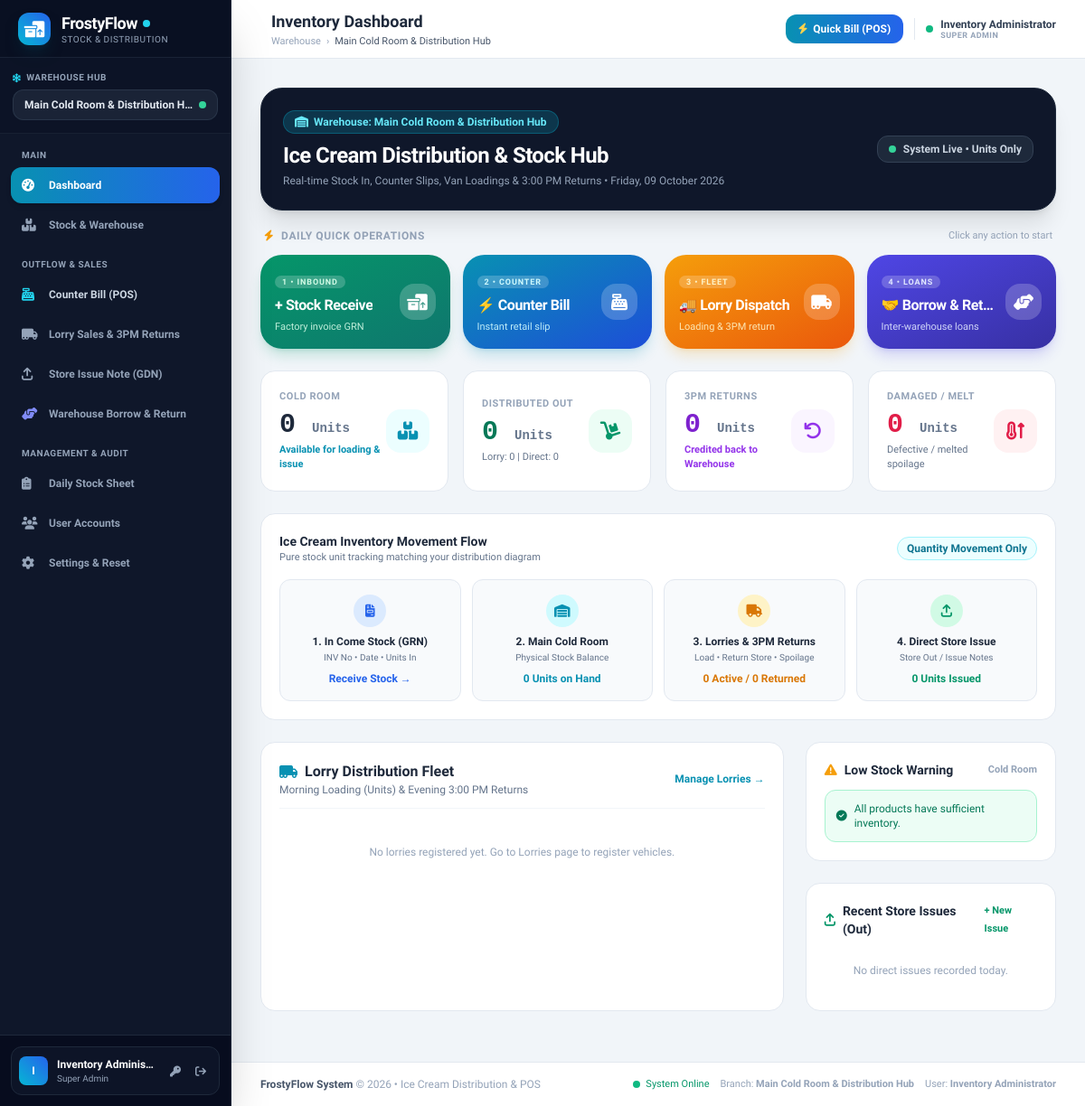
The page /dashboard.php (signed in) on the database as committed earlier.
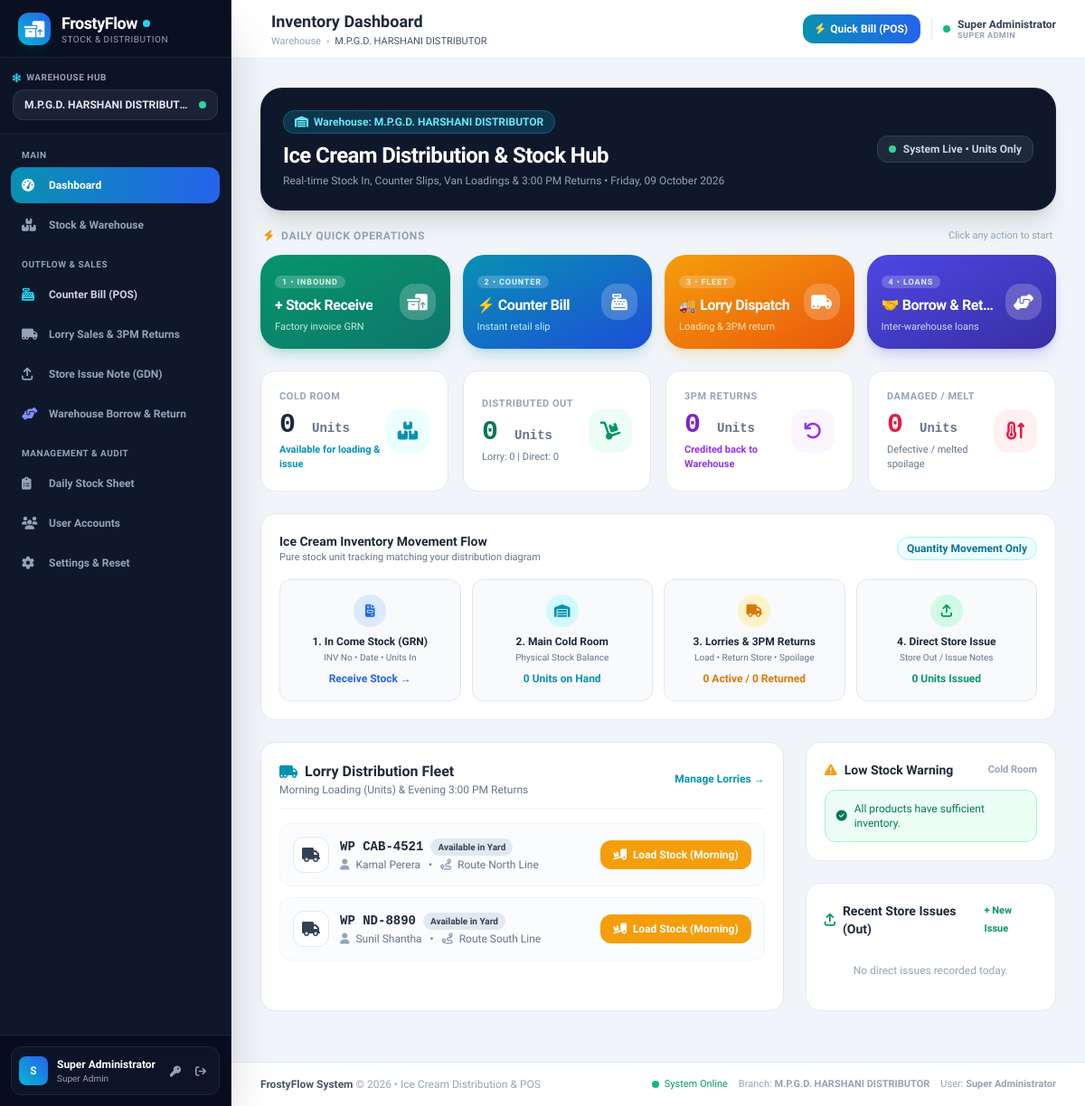
The same page on the database as committed later.
### tables this page shows
CREATE TABLE IF NOT EXISTS `branches` (
    `id` INT AUTO_INCREMENT PRIMARY KEY,
    `name` VARCHAR(100) NOT NULL,
    `code` VARCHAR(20) NOT NULL UNIQUE,
    `address` VARCHAR(255) NULL,
    `phone` VARCHAR(50) NULL,
    `created_at` TIMESTAMP DEFAULT CURRENT_TIMESTAMP
);

CREATE TABLE IF NOT EXISTS `lorries` (
    `id` INT AUTO_INCREMENT PRIMARY KEY,
    `branch_id` INT NOT NULL,
    `plate_no` VARCHAR(50) NOT NULL UNIQUE,
    `driver_name` VARCHAR(100) NOT NULL,
    `contact_no` VARCHAR(50) NULL,
    `route_name` VARCHAR(100) NULL,
    `status` ENUM('available', 'on_route', 'maintenance') DEFAULT 'available',
    `created_at` TIMESTAMP DEFAULT CURRENT_TIMESTAMP
);

### config/auth.php (called while the page is built, shortened)
<?php
function isLoggedIn() {
    return isset($_SESSION['user_id']) && !empty($_SESSION['user_id']);
}
function currentUser() {
    return [
        'id' => $_SESSION['user_id'],
        'name' => $_SESSION['user_name'] ?? 'User',
        'username' => $_SESSION['user_username'] ?? '',
        'role' => $_SESSION['user_role'] ?? 'cashier',
        'branch_id' => $_SESSION['active_branch_id'] ?? ($_SESSION['user_branch_id'] ?? 1),
        'assigned_branch_id' => $_SESSION['user_branch_id'] ?? 1,
        'branch_name' => $_SESSION['active_branch_name'] ?? 'Colombo Branch'
    ];
}
function hasRole($roles) {
    $currentRole = $_SESSION['user_role'] ?? '';
    return in_array($currentRole, $roles);
}

### dashboard.php (the view, shortened to what the changed rows need)
<?php
$pageTitle = "Inventory Dashboard";
require_once __DIR__ . '/config/auth.php';
$user = currentUser();
$branchId = $user['branch_id'];
$today = date('Y-m-d');
$stmt = $pdo->prepare("SELECT l.*,
    (SELECT ld.status FROM lorry_dispatches ld WHERE ld.lorry_id = l.id AND ld.dispatch_date = ? ORDER BY ld.id DESC LIMIT 1) as today_status,
    (SELECT ld.id FROM lorry_dispatches ld WHERE ld.lorry_id = l.id AND ld.dispatch_date = ? ORDER BY ld.id DESC LIMIT 1) as active_dispatch_id,
    (SELECT ld.total_loaded_qty FROM lorry_dispatches ld WHERE ld.lorry_id = l.id AND ld.dispatch_date = ? ORDER BY ld.id DESC LIMIT 1) as today_loaded
    FROM lorries l WHERE l.branch_id = ? ORDER BY l.id ASC");
$stmt->execute([$today, $today, $today, $branchId]);
$branchLorries = $stmt->fetchAll();
require_once __DIR__ . '/includes/header.php';
?>
<div class="mb-5 bg-gradient-to-r from-slate-900 via-slate-850 to-slate-900 border border-slate-800 rounded-3xl p-5 sm:p-6 text-white shadow-xl relative overflow-hidden">
    <div class="flex flex-col sm:flex-row sm:items-center sm:justify-between gap-3 relative z-10">
        <div>
            <div class="inline-flex items-center gap-1.5 px-3 py-1 rounded-full bg-cyan-500/20 text-cyan-300 border border-cyan-500/30 text-xs font-semibold mb-2">
                <i class="fa-solid fa-warehouse"></i> Warehouse: <?= htmlspecialchars($user['branch_name']) ?>
            </div>
            <h1 class="text-xl sm:text-2xl font-black tracking-tight text-white">Ice Cream Distribution & Stock Hub</h1>
            <p class="text-slate-400 text-xs mt-1">Real-time Stock In, Counter Slips, Van Loadings & 3:00 PM Returns &bull; <?= date('l, d F Y') ?></p>
        </div>
    </div>
</div>
<div class="mb-6">
    <div class="flex items-center justify-between mb-3 px-1">
        <h2 class="text-xs font-black uppercase tracking-wider text-slate-400 flex items-center">
            <i class="fa-solid fa-bolt text-amber-500 mr-2"></i> Daily Quick Operations
        </h2>
    </div>
</div>
<div class="grid grid-cols-1 lg:grid-cols-3 gap-6 mb-6">
    <div class="lg:col-span-2 bg-white rounded-2xl p-5 border border-slate-200 shadow-xs">
        <div class="space-y-3">
            <?php if (empty($branchLorries)): ?>
                <div class="text-center py-6 text-slate-400 text-xs">No lorries registered yet. Go to Lorries page to register vehicles.</div>
            <?php else: ?>
                <?php foreach ($branchLorries as $lorry): ?>
                    <div class="flex flex-col sm:flex-row sm:items-center justify-between p-3.5 rounded-xl border border-slate-100 hover:border-slate-300 hover:shadow-xs transition-all bg-slate-50/50 gap-3">
                        <div class="flex items-center space-x-3">
                            <div class="w-10 h-10 rounded-xl bg-white border border-slate-200 flex items-center justify-center text-slate-700 shadow-xs">
                                <i class="fa-solid fa-truck text-base"></i>
                            </div>
                            <div>
                                <div class="flex items-center gap-2">
                                    <span class="font-extrabold text-sm text-slate-800 font-mono"><?= htmlspecialchars($lorry['plate_no']) ?></span>
                                    <?php if ($lorry['today_status'] === 'dispatched'): ?>
                                        <span class="px-2 py-0.5 text-[10px] font-bold rounded-full bg-amber-100 text-amber-800 border border-amber-200 flex items-center">
                                            <span class="w-1.5 h-1.5 rounded-full bg-amber-500 mr-1 animate-pulse"></span> On Route (<?= $lorry['today_loaded'] ?> Units)
                                        </span>
                                    <?php elseif ($lorry['today_status'] === 'settled'): ?>
                                        <span class="px-2 py-0.5 text-[10px] font-bold rounded-full bg-emerald-100 text-emerald-800 border border-emerald-200">
                                            <i class="fa-solid fa-check mr-1"></i> Returned & Settled
                                        </span>
                                    <?php else: ?>
                                        <span class="px-2 py-0.5 text-[10px] font-bold rounded-full bg-slate-200 text-slate-700">
                                            Available in Yard
                                        </span>
                                    <?php endif; ?>
                                </div>
                                <div class="text-xs text-slate-500 mt-0.5">
                                    <span><i class="fa-solid fa-user text-slate-400 mr-1"></i> <?= htmlspecialchars($lorry['driver_name']) ?></span>
                                    <span class="mx-1.5">&bull;</span>
                                    <span><i class="fa-solid fa-route text-slate-400 mr-1"></i> <?= htmlspecialchars($lorry['route_name'] ?: 'Distribution Route') ?></span>
                                </div>
                            </div>
                        </div>
                        <div class="flex items-center gap-2 sm:self-center">
                            <?php if ($lorry['today_status'] === 'dispatched'): ?>
                                <a href="lorry.php?action=settle&dispatch_id=<?= $lorry['active_dispatch_id'] ?>" class="px-3.5 py-2 bg-rose-600 hover:bg-rose-700 text-white rounded-xl text-xs font-bold shadow-xs">
                                    <i class="fa-solid fa-clock-rotate-left mr-1"></i> 3:00 PM Returns
                                </a>
                            <?php elseif ($lorry['today_status'] === 'settled'): ?>
                                <a href="lorry.php?view_dispatch=<?= $lorry['active_dispatch_id'] ?>" class="px-3 py-1.5 bg-slate-200 hover:bg-slate-300 text-slate-700 rounded-lg text-xs font-bold">
                                    View Return Sheet
                                </a>
                            <?php else: ?>
                                <a href="lorry.php?action=new_dispatch&lorry_id=<?= $lorry['id'] ?>" class="px-3.5 py-2 bg-amber-500 hover:bg-amber-600 text-white rounded-xl text-xs font-bold shadow-xs">
                                    <i class="fa-solid fa-truck-ramp-box mr-1"></i> Load Stock (Morning)
                                </a>
                            <?php endif; ?>
                        </div>
                    </div>
                <?php endforeach; ?>
            <?php endif; ?>
        </div>
    </div>
</div>
<?php require_once __DIR__ . '/includes/footer.php'; ?>

### includes/header.php (shortened to what the changed rows need)
<?php
require_once __DIR__ . '/../config/auth.php';
$user = currentUser();
if ($user['role'] === 'super_admin') {
    global $pdo;
    $allBranches = $pdo->query("SELECT id, name, code FROM branches ORDER BY id ASC")->fetchAll();
}
?>
<!DOCTYPE html>
<html lang="en">
<head>
    <script src="https://cdn.tailwindcss.com"></script>
    <link rel="stylesheet" href="https://cdnjs.cloudflare.com/ajax/libs/font-awesome/6.4.0/css/all.min.css">
</head>
<body class="bg-slate-100 text-slate-800 min-h-screen flex flex-col antialiased">
    <aside id="mainSidebar" class="fixed inset-y-0 left-0 z-50 w-64 bg-slate-900 text-slate-200 flex flex-col justify-between transition-transform duration-300 transform -translate-x-full md:translate-x-0 shadow-2xl border-r border-slate-800 no-print">
        <div class="flex flex-col flex-1 overflow-hidden">
            <div class="p-3.5 border-b border-slate-800/60 bg-slate-950/20">
                <div class="text-xs font-bold text-slate-200 bg-slate-800/80 px-3 py-2 rounded-xl border border-slate-700/60 truncate flex items-center justify-between">
                    <span class="truncate"><?= htmlspecialchars($user['branch_name'] ?? 'Main Cold Room Hub') ?></span>
                    <span class="w-2 h-2 rounded-full bg-emerald-400 animate-pulse ml-1.5 shrink-0" title="Operational"></span>
                </div>
            </div>
        </div>
        <div class="p-3 border-t border-slate-800 bg-slate-950/60">
            <div class="flex items-center justify-between p-2 rounded-xl bg-slate-900/80 border border-slate-800">
                <div class="flex items-center space-x-2.5 min-w-0">
                    <div class="w-8 h-8 rounded-lg bg-gradient-to-tr from-cyan-500 to-blue-600 text-white font-extrabold flex items-center justify-center text-xs flex-shrink-0">
                        <?= strtoupper(substr($user['name'], 0, 1)) ?>
                    </div>
                    <div class="min-w-0 flex-1">
                        <div class="text-xs font-bold text-white truncate"><?= htmlspecialchars($user['name']) ?></div>
                        <div class="text-[10px] text-slate-400 capitalize truncate"><?= str_replace('_', ' ', $user['role']) ?></div>
                    </div>
                <div class="flex items-center space-x-1 shrink-0">
                    <?php if (hasRole(['super_admin', 'admin'])): ?>
                        <a href="users.php" title="Manage Users & Change Password" class="p-1.5 text-slate-400 hover:text-amber-400 rounded-lg transition-colors">
                        </a>
                    <?php endif; ?>
                    <a href="logout.php" title="Sign Out" class="p-1.5 text-slate-400 hover:text-rose-400 rounded-lg transition-colors">
                    </a>
                </div>
            </div>
        </div>
    </aside>
    <div class="md:pl-64 flex flex-col flex-1 min-h-screen print-full-width">
        <header class="bg-white border-b border-slate-200 sticky top-0 z-30 shadow-xs no-print">
            <div class="px-4 sm:px-6 lg:px-8 h-16 flex items-center justify-between">
                <div class="flex items-center space-x-3">
                    <div>
                        <h2 class="text-base sm:text-lg font-bold text-slate-800 leading-tight">
                            <?= isset($pageTitle) ? htmlspecialchars($pageTitle) : 'Overview' ?>
                        </h2>
                        <div class="hidden sm:flex items-center space-x-1.5 text-[11px] text-slate-400">
                            <span>Warehouse</span>
                            <span>&rsaquo;</span>
                            <span class="text-slate-600 font-medium"><?= htmlspecialchars($user['branch_name']) ?></span>
                        </div>
                    </div>
                </div>
                <div class="flex items-center space-x-2 sm:space-x-3">
                    <div class="hidden sm:flex items-center pl-3 border-l border-slate-200 space-x-2">
                        <div class="text-left">
                            <span class="text-xs text-slate-700 font-bold block leading-tight"><?= htmlspecialchars($user['name']) ?></span>
                            <span class="text-[9px] text-slate-400 uppercase font-bold tracking-wider block leading-none"><?= str_replace('_', ' ', $user['role']) ?></span>
                        </div>
                    </div>
                </div>
            </div>
        </header>
        <main class="flex-1 p-4 sm:p-6 lg:p-8 w-full">

### includes/footer.php (shortened to what the changed rows need)
        </main>
        <footer class="bg-white border-t border-slate-200 mt-auto py-4 text-center text-xs text-slate-400 no-print">
            <div class="px-4 sm:px-6 lg:px-8 flex flex-col sm:flex-row justify-between items-center gap-2">
                <div class="flex items-center space-x-3 text-[11px]">
                    <span>Branch: <strong><?= htmlspecialchars($user['branch_name'] ?? 'Main') ?></strong></span>
                    <span>User: <strong><?= htmlspecialchars($user['name'] ?? 'Admin') ?></strong></span>
                </div>
            </div>
        </footer>
    </div>
</body>
</html>

Rows that differ between the two databases and show on the page:
changed branches: name "Main Cold Room & Distribution H…" → "M.P.G.D. HARSHANI DISTRIBUTOR"; name "Main Cold Room & Distribution Hub" → "M.P.G.D. HARSHANI DISTRIBUTOR"
added lorries: plate_no "WP CAB-4521", driver_name "Kamal Perera", route_name "Route North Line"
added lorries: plate_no "WP ND-8890", driver_name "Sunil Shantha", route_name "Route South Line"
Other text that changed with them:
substr($user['name'], 0, 1): "I" → "S"
$user['name']: "Inventory Adminis…" → "Super Administrator"
$user['name']: "Inventory Administrator" → "Super Administrator"
text no longer shown: "No lorries registered yet. Go to Lorries page to register vehicles."
